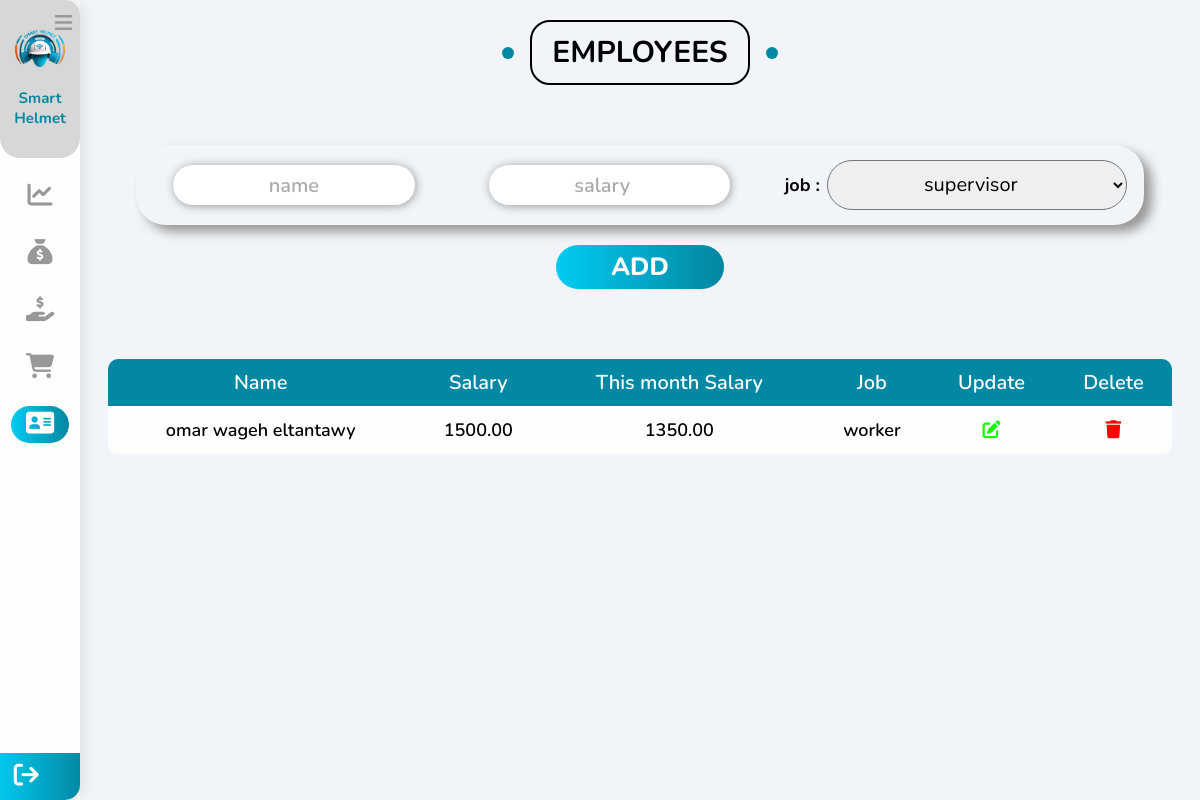
The app's page /management/employees, older data.
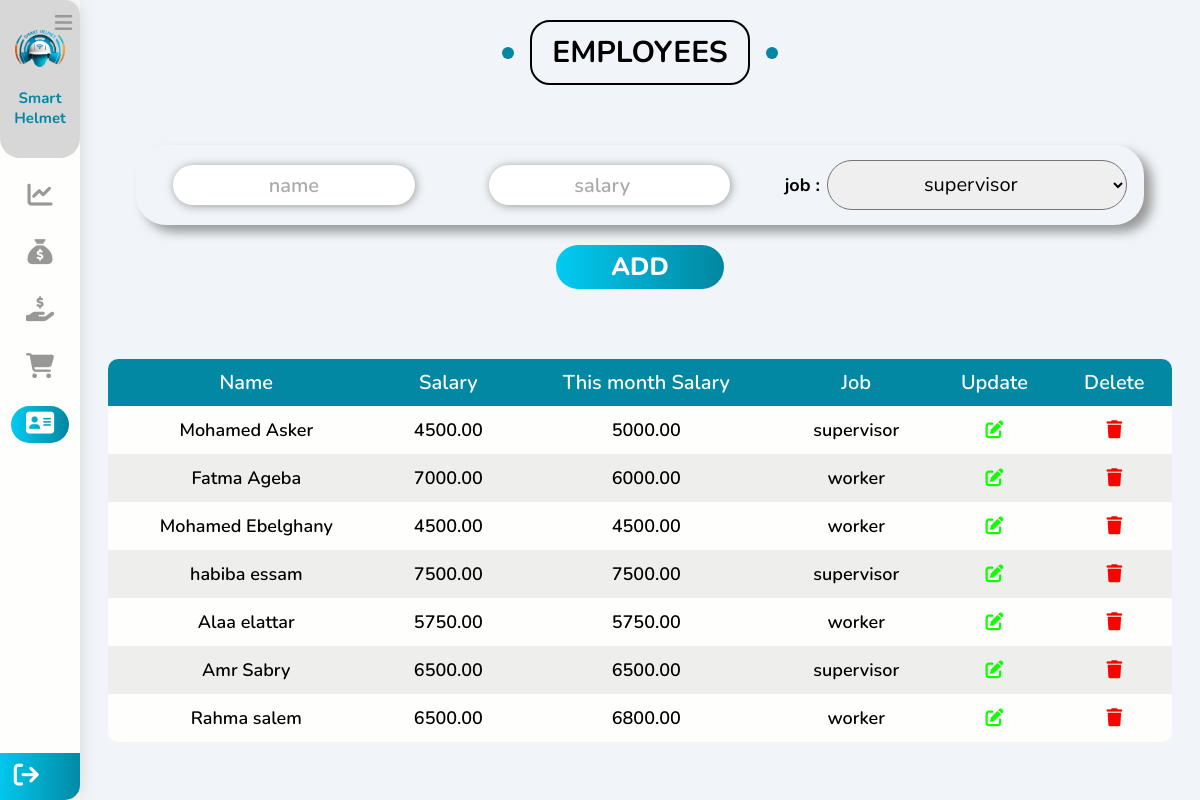
The same page, newer data.
### management/models.py (models this page shows)
class Employee(models.Model):
    name = models.CharField(max_length=100, blank=True, null=True)
    salary = models.DecimalField(max_digits=15, decimal_places=2, blank=True, null=True)
    remain_salary = models.DecimalField(max_digits=15, decimal_places=2, blank=True, null=True)
    job = models.CharField(max_length=100, blank=True, null=True)

### management/views.py (the view, shortened to what this page needs)
# urls.py: path('employees',views.employees, name='employees' ),
def employees(request):
    employees = Employee.objects.all()
    context = {"employees" : employees}
    return render(request, "management/employees.html", context)

### templates/management/employees.html (shortened to what this page needs)
{% load static %}
<!DOCTYPE html>
<html lang="en">
<head>
    <link rel="stylesheet" href="https://cdnjs.cloudflare.com/ajax/libs/font-awesome/6.5.1/css/all.min.css" />
    <link rel="stylesheet" href=" {% static "css/main.css" %} ">
</head>
<body>
    <div class="menuBar">
        <div class="head">
            <i class="fa-solid fa-bars menuControls" id="menuControls"></i>
            <a href="{% url "home" %}" ><img src=" {% static "images/smart safety helmet3.png" %} " alt="logo"></a>
            <h2>Smart Helmet</h2>
        </div>
        <ul>
            <li>
                <a href="{% url "management" %}"  >
                    <i class="fa-solid fa-chart-line"></i>
                </a>
            </li>
            <li>
                <a href="{% url "incomes" %}" >
                    <i class="fa-solid fa-sack-dollar"></i>
                </a>
            </li>
            <li>
                <a href="{% url "expenses" %}" >
                    <i class="fa-solid fa-hand-holding-dollar"></i>
                </a>
            </li>
            <li>
                <a href="{% url "purchases" %}" >
                    <i class="fa-solid fa-cart-shopping"></i>
                </a>
            </li>
            <li>
                <a href="{% url "employees" %}" id="sideBTN">
                    <i class="fa-solid fa-address-card"></i>
                </a>
            </li>
        </ul>
        <div class="bottomSide">
            <div>
                <a href="{% url "login" %}"><i class="fa-solid fa-arrow-right-from-bracket"></i><a/>
                </div>
        </div>
    </div>
    <div class="mainContainer">
        <div class="container3" id="container3">
            <h2 class="main-title">Employees</h2>
            <form method="POST" class="up">
                <div class="inputs">
                    <input name="name" type="text" placeholder="name" required>
                    <input name="salary" type="number" placeholder="salary" required>
                    <div class="selectDiv">
                        <p class="selectP">job :</p>
                        <select name="job" id="filterSelect" style="width:300px; height:50px; border-radius:30px; text-align:center;font-size:20px;">
                            <option value="supervisor">supervisor</option>
                        </select>
                        </div>
                </div>
                <button name="addEmployee" class="addsupervisor">ADD</button>
            </form>
            <div class="down">
                <table>
                    <thead>
                        <tr>
                            <th>Name</th>
                            <th>Salary</th>
                            <th>This month Salary</th>
                            <th>Job</th>
                            <th>Update</th>
                            <th>Delete</th>
                        </tr>
                    </thead>
                    <tbody>
                        {% for employee in employees  %}
                        <tr>
                            <td>{{employee.name}}</td>
                            <td>{{employee.salary}}</td>
                            <td>{{employee.remain_salary}}</td>
                            <td>{{employee.job}}</td>
                            <td><a style="text-decoration:none;" id="clickBTN" metadata = '
                                <div style="width: 100%;display: flex;justify-content: center;align-items: center;flex-direction: column;">
                                    <h2>Update section </h2>
                                    <br>
                                    <form method="POST" action="{% url "update_employee" employee.id %}" class="updatediv">
                                        {% csrf_token %}
                                        <div class="updateinputs">
                                            <p>name:</p>
                                            <input value="{{employee.name}}" name="name" type="text" placeholder="name" required >
                                        </div>
                                        <div class="updateinputs">
                                            <p>salary:</p>
                                            <input value="{{employee.salary}}" name="salary" type="number" placeholder="salary" required>
                                        </div>
                                        <div class="updateinputs">
                                            <p>month salary:</p>
                                            <input value="{{employee.remain_salary}}" name="remain_salary" type="number" placeholder="this month salary" required>
                                        </div>
                                        <div class="updateinputs">
                                            <p>job:</p>
                                            <input value="{{employee.job}}" name="job" type="text" placeholder="job" required>
                                        </div>
                                        <button type="submit" name="updateEmployee" class="updatebtn">Update</button>
                                    </form>
                                    </div>
                                '><i class="fa-regular fa-pen-to-square"></i></i></a></td>
                            <td><a style="text-decoration:none;" id="clickBTN" metadata = '
                                <div style="width: 100%;display: flex;justify-content: center;align-items: center;flex-direction: column;">
                                    <h2>Are you sure you want to delete this row</h2>
                                    <br>
                                    <i class="fa-regular fa-trash-can" style="color: #ff3333;font-size: 100px;"></i>
                                    <br>
                                    <div style="width: 100%;display: flex;justify-content: center;gap: 20px;">
                                        <a class="deletebtn" href="{% url "delete_employee" employee.id %}">delete</a>
                                    </div>
                                </div>
                                '><i style="cursor: pointer; color:red; " class="fa-solid fa-trash"></i></a></td>
                        </tr>
                        {% endfor %}
                    </tbody>
                </table>
            </div>
        </div>
    </div>
</body>
</html>

Row changes from the older to the newer data that the page shows:
removed Employee: name "omar wageh eltantawy", salary "1500.00", remain_salary "1350.00", job "worker"
added Employee: name "Mohamed Asker", salary "4500.00", remain_salary "5000.00", job "supervisor"
added Employee: name "Fatma Ageba", salary "7000.00", remain_salary "6000.00", job "worker"
added Employee: name "Mohamed Ebelghany", salary "4500.00", remain_salary "4500.00", job "worker"
added Employee: name "habiba essam", salary "7500.00", remain_salary "7500.00", job "supervisor"
added Employee: name "Alaa elattar", salary "5750.00", remain_salary "5750.00", job "worker"
added Employee: name "Amr Sabry", salary "6500.00", remain_salary "6500.00", job "supervisor"
added Employee: name "Rahma salem", salary "6500.00", remain_salary "6800.00", job "worker"
